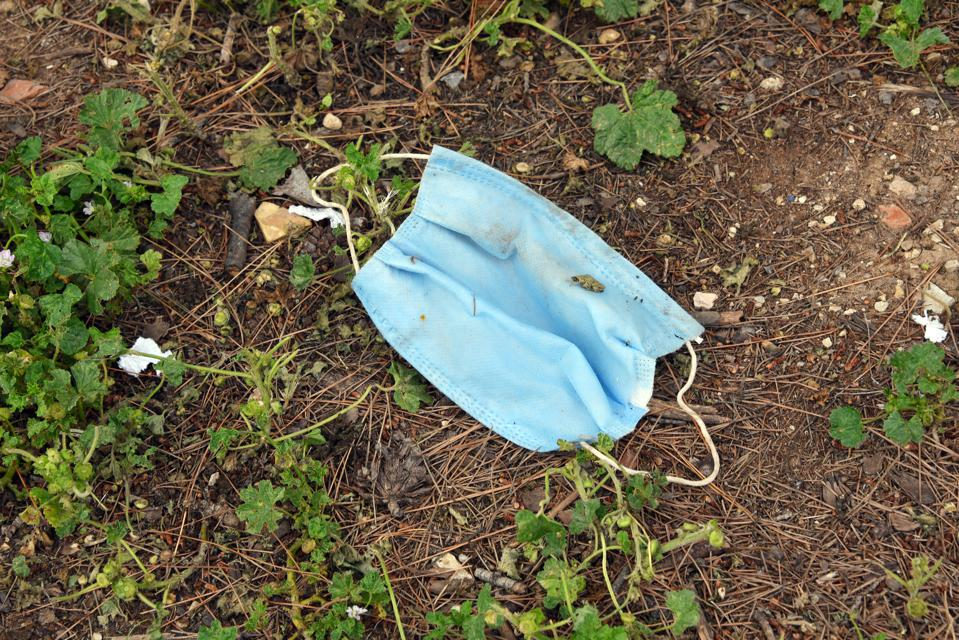
%> input picture sample-images/mask1.jpg, 959 x 640 px
$ octave Testing_10.m   (GNU Octave 9; MATLAB toolbox functions it lacks are replaced by stand-ins)
%> lines starting %> are read from the running program, lines starting %| are printed output that depends on the picture
%Organised code for Testing 9

image = imread('sample-images\mask1.jpg');
%> image is the input picture: size 640x959x3 uint8; mean R, G, B 106.6, 100.7, 77.3

red = image(:,:,1);
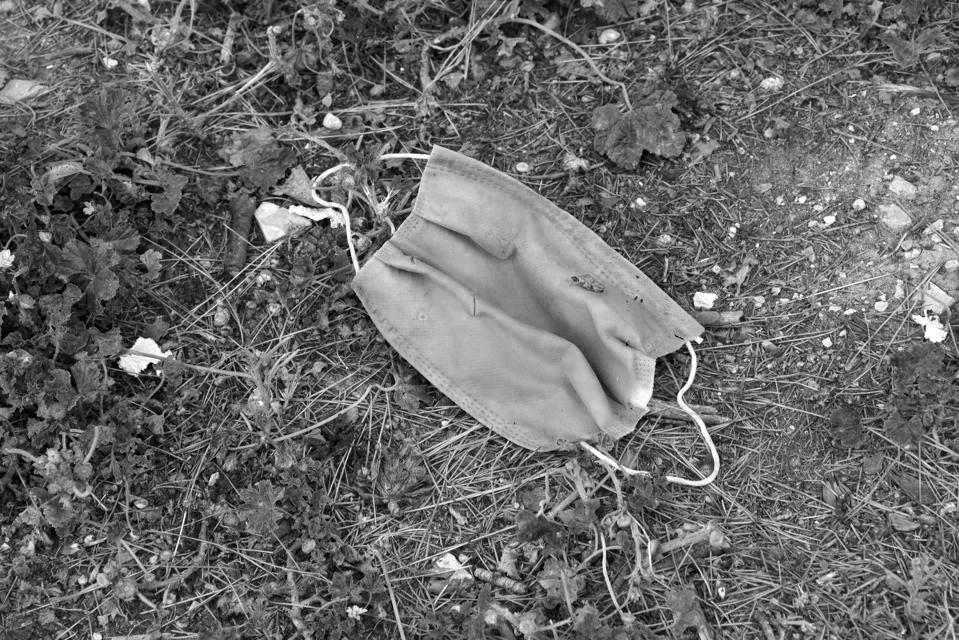
%> red: size 640x959 uint8; min 0, max 255, mean 106.6
green = image(:,:,2);
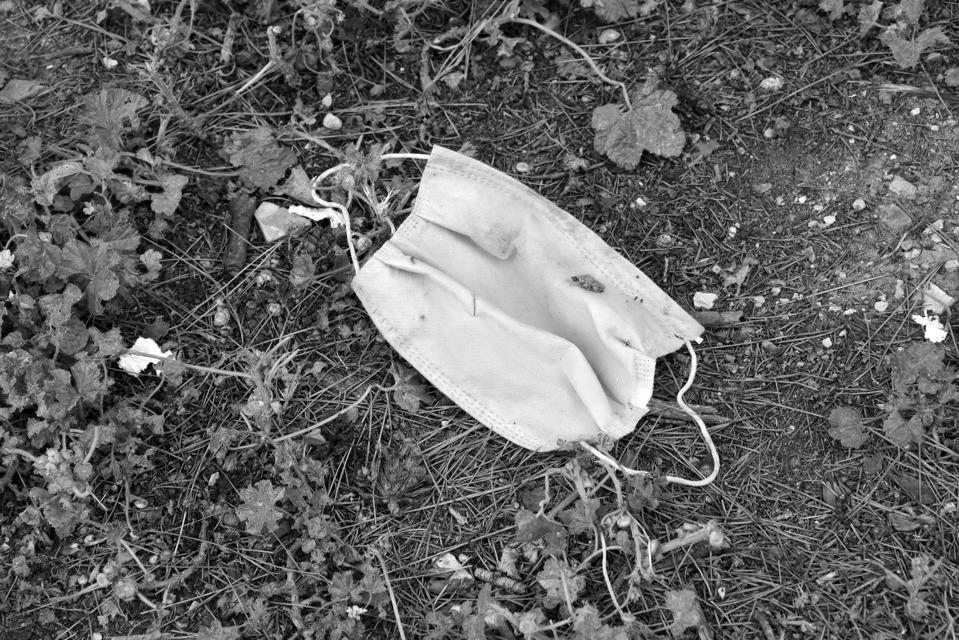
%> green: size 640x959 uint8; min 0, max 255, mean 100.7
blue = image(:,:,3);
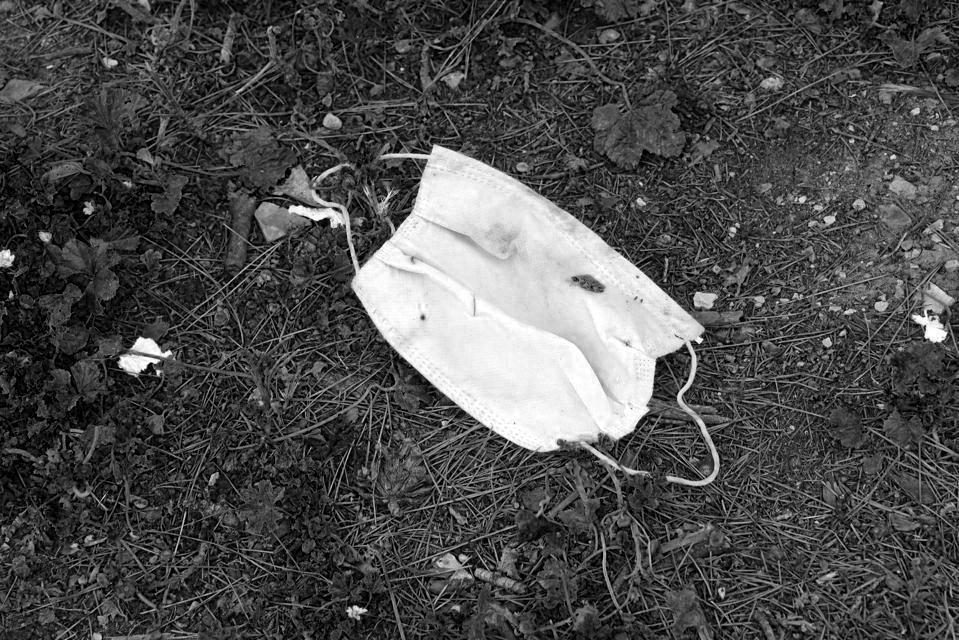
%> blue: size 640x959 uint8; min 0, max 255, mean 77.3

en_image = blue;

%> (the run ends here)

$ run again, with sample-images/mask4.jpg copied over sample-images/mask1.jpg
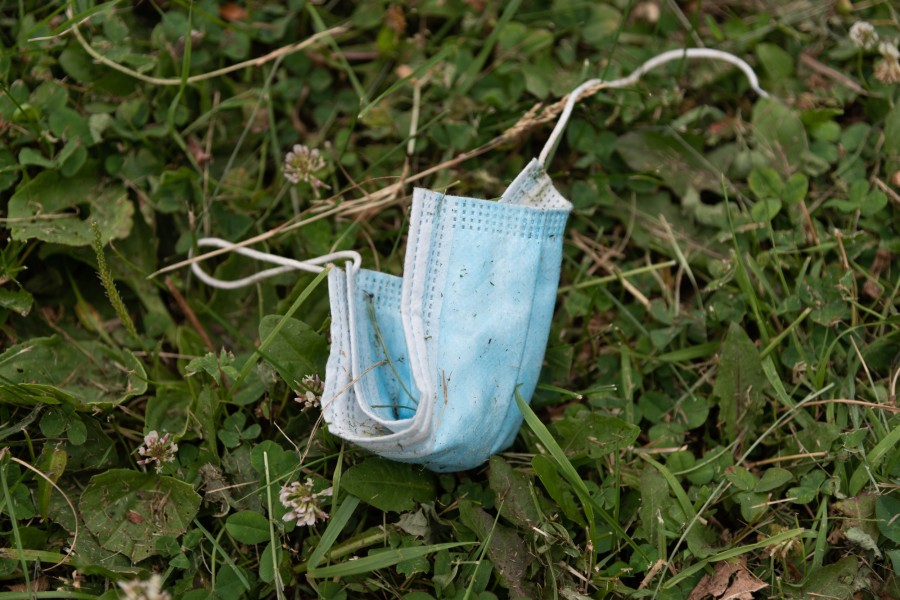
%> input picture sample-images/mask4.jpg, 900 x 600 px
%> image is the input picture: size 600x900x3 uint8; mean R, G, B 72.1, 80.9, 49.3
%> `green = image(:,:,2);`:
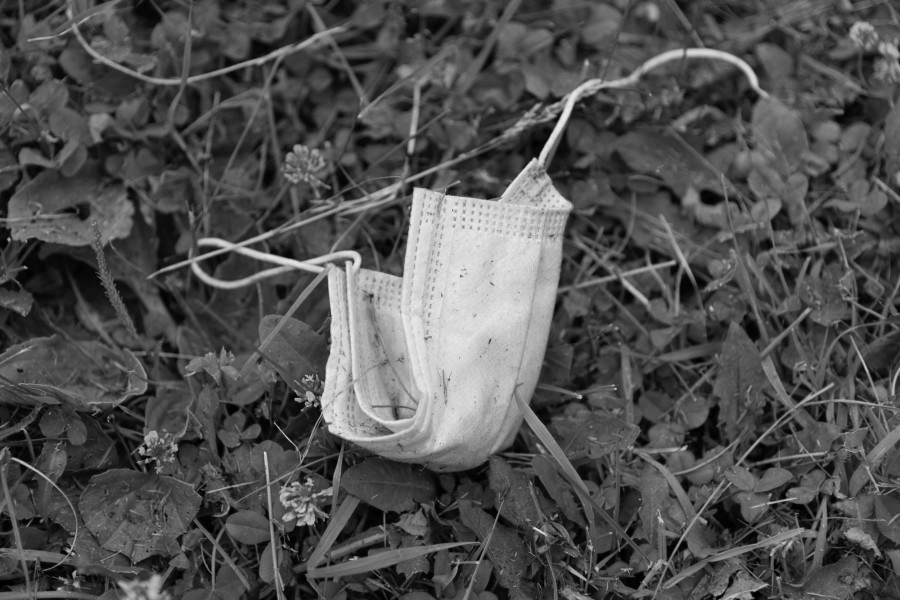
%> green: size 600x900 uint8; min 0, max 242, mean 80.9
%> `blue = image(:,:,3);`:
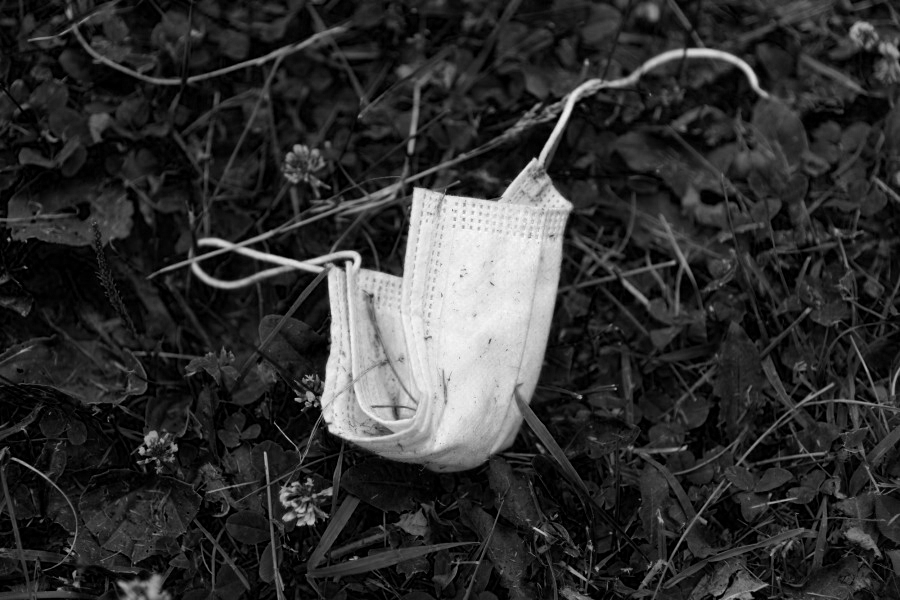
%> blue: size 600x900 uint8; min 0, max 255, mean 49.3
